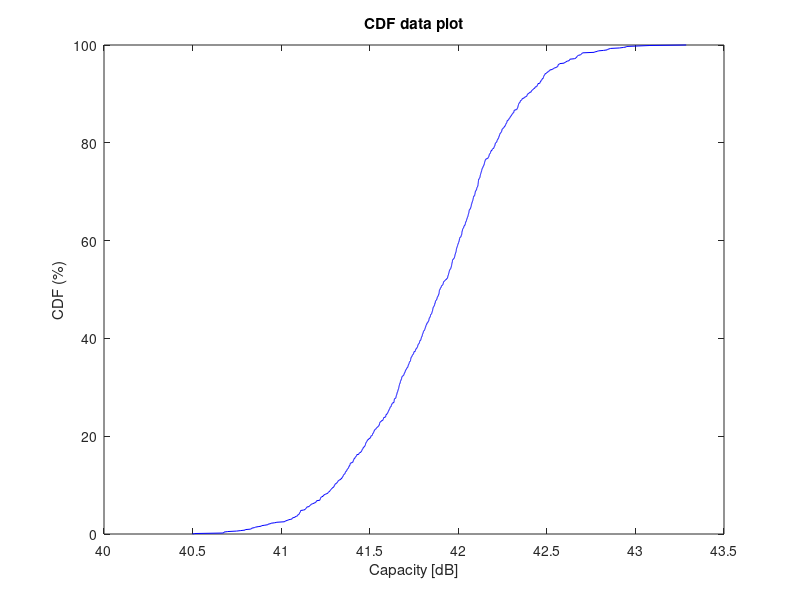
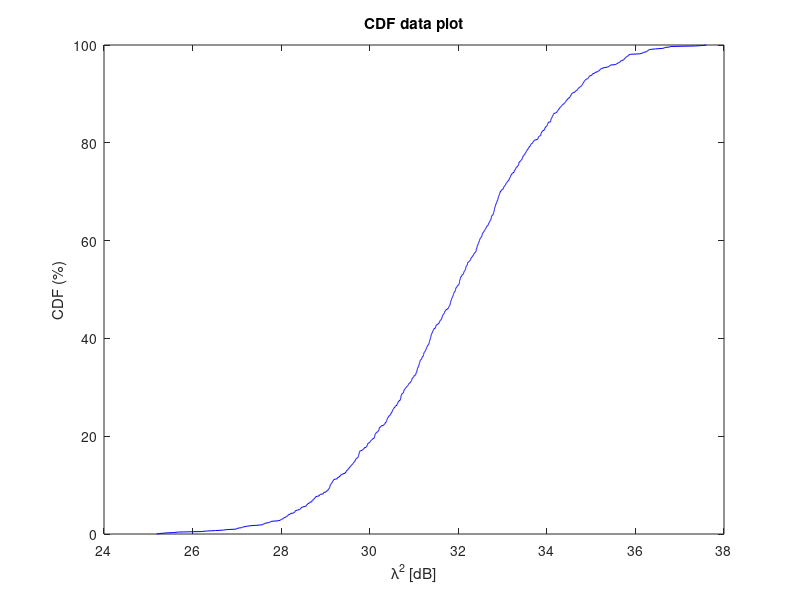

Recreate these plots in MATLAB, in order.
clear all
close all

% make X number of uncorrelated channels
nr_antennas = 8;                % dont use more than 8, error on plotting due to color function.
nr_realizations = 1000;
SNR=100;
H=zeros(nr_antennas,nr_antennas,nr_realizations);

for r=1:nr_realizations
    for k = 1:nr_antennas
        H(k,:,r) = (randn(1,nr_antennas) .* exp(-1i*randn(1,nr_antennas)));
    end
end

lambda_vec=zeros(nr_realizations,1);
C_vec=zeros(nr_realizations,1);

for r=1:nr_realizations
    C=0;
    
    [U,S,V]=svd(H(:,:,r));

    lambda=diag(S);
    K=rank(S);

    for l=1:K
        C=C+log2(1+SNR*lambda(l)^2);
    end

    lambda_db=10*log(lambda(1));
    C_db=10*log(C);
    lambda_vec(r)= 2*lambda_db;
    C_vec(r)= C_db;
    
end

H1 = sort(C_vec);
H2 = sort(lambda_vec);
figure
Percent_Axis = linspace (0 ,100 , 1000);
plot(H1,Percent_Axis,'b')
xlabel('Capacity [dB]')
ylabel('CDF (%)')
title('CDF data plot')

figure
Percent_Axis = linspace (0 ,100 , 1000);
plot(H2,Percent_Axis,'b')
xlabel('\lambda^2 [dB]')
ylabel('CDF (%)')
title('CDF data plot')
